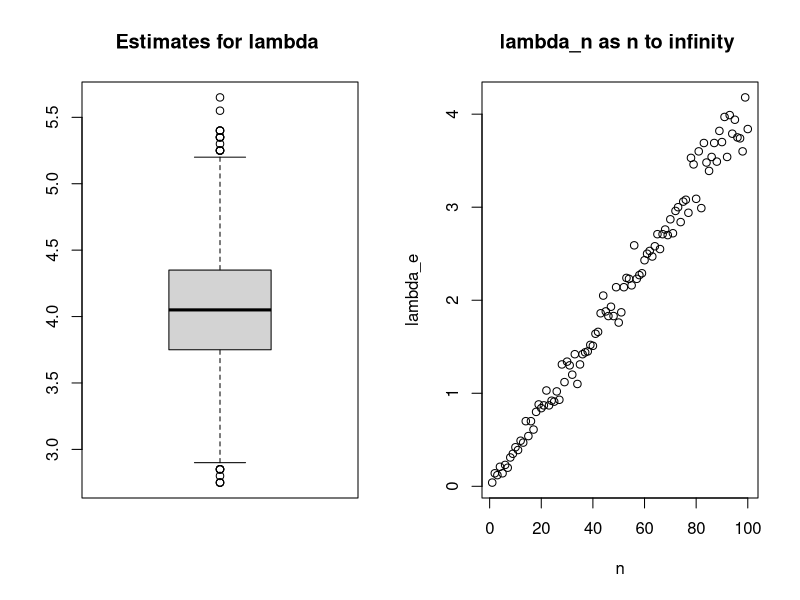

Source code (R):
## Draw a random sample of size n 
n<-20
## from a poisson distribution with parameter lambda
 lambda<-4 
 rs <- rpois(n, lambda)

## from a normal distribution with parameters mu and sigma
# mu<-2
# sigma<-5
#rs <- rnorm(n,mu,sigma)

## Estimate of the of the mean
lambda_e<-sum(rs)/n+1/n
lambda_e

## Show that the estimate is biased by running simulations
## looking at the box plot
numsim <- 2000
lambda_e_sims<- rep(0,numsim)

for (i in 1:numsim){
  rs <- rpois(n, lambda) #<- rnorm(n,mu,sigma)
  lambda_e_sims[i]<-sum(rs)/n+1/n
}
par(mfrow=c(1,2))
boxplot(lambda_e_sims, names=c("lambda_e"))
title("Estimates for lambda ")

## Explore consistency by creating a sequence of estimates
## We do this by taking larger and larger randome sample sizes
n<-100
lambda_e_n<- rep(0,n)
for (i in 1:n){
  rs <- rpois(i, lambda)#<- rnorm(i,mu,sigma)
  lambda_e_n[i]<-sum(rs)/n+1/n
}

plot(1:n,lambda_e_n, xlab='n',ylab='lambda_e')
title("lambda_n as n to infinity ")
